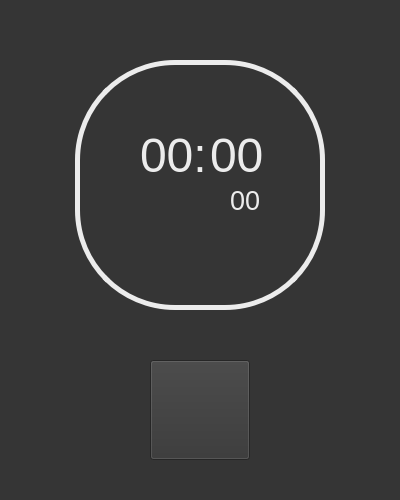
<?xml version="1.0" encoding="UTF-8"?>
<ui version="4.0">
 <class>Form</class>
 <widget class="QWidget" name="Form">
  <property name="geometry">
   <rect>
    <x>0</x>
    <y>0</y>
    <width>400</width>
    <height>500</height>
   </rect>
  </property>
  <property name="windowTitle">
   <string>Form</string>
  </property>
  <property name="styleSheet">
   <string notr="true">background-color: rgb(53, 53, 53);
color: rgb(236, 236, 236);
</string>
  </property>
  <widget class="QPushButton" name="startButton">
   <property name="geometry">
    <rect>
     <x>150</x>
     <y>360</y>
     <width>100</width>
     <height>100</height>
    </rect>
   </property>
   <property name="styleSheet">
    <string notr="true">background-color: rgb(236, 236, 236);
                border-radius: 50px;        
                color: white;               
                font-size: 20px;           
                border: 2px solid rgb(236, 236, 236);
hover{
	background-color: rgb(175, 175, 175)
}
	</string>
   </property>
   <property name="text">
    <string/>
   </property>
  </widget>
  <widget class="QLabel" name="min">
   <property name="geometry">
    <rect>
     <x>210</x>
     <y>120</y>
     <width>60</width>
     <height>70</height>
    </rect>
   </property>
   <property name="font">
    <font>
     <pointsize>36</pointsize>
    </font>
   </property>
   <property name="styleSheet">
    <string notr="true">background-color: transparent</string>
   </property>
   <property name="text">
    <string>00</string>
   </property>
  </widget>
  <widget class="QLabel" name="sec">
   <property name="geometry">
    <rect>
     <x>230</x>
     <y>175</y>
     <width>40</width>
     <height>50</height>
    </rect>
   </property>
   <property name="font">
    <font>
     <pointsize>20</pointsize>
    </font>
   </property>
   <property name="styleSheet">
    <string notr="true">background-color: transparent;</string>
   </property>
   <property name="text">
    <string>00</string>
   </property>
  </widget>
  <widget class="QFrame" name="frame">
   <property name="geometry">
    <rect>
     <x>75</x>
     <y>60</y>
     <width>250</width>
     <height>250</height>
    </rect>
   </property>
   <property name="styleSheet">
    <string notr="true">background-color: transparent; 
    border: 5px solid rgb(236, 236, 236);     
    border-radius: 100%;            
    min-width: 100px;
    min-height: 100px;</string>
   </property>
   <property name="frameShape">
    <enum>QFrame::StyledPanel</enum>
   </property>
   <property name="frameShadow">
    <enum>QFrame::Raised</enum>
   </property>
  </widget>
  <widget class="QLabel" name="hour">
   <property name="geometry">
    <rect>
     <x>140</x>
     <y>120</y>
     <width>80</width>
     <height>70</height>
    </rect>
   </property>
   <property name="font">
    <font>
     <pointsize>36</pointsize>
    </font>
   </property>
   <property name="styleSheet">
    <string notr="true">background-color: transparent</string>
   </property>
   <property name="text">
    <string>00:</string>
   </property>
  </widget>
  <zorder>frame</zorder>
  <zorder>startButton</zorder>
  <zorder>min</zorder>
  <zorder>sec</zorder>
  <zorder>hour</zorder>
 </widget>
 <resources/>
 <connections/>
</ui>
